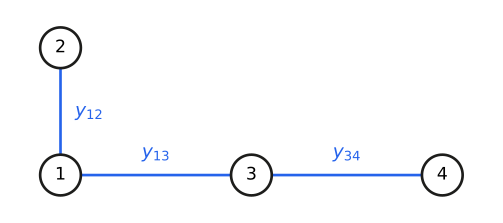

Python code for this plot:
"""Draw the 4-bus example network for the Ybus section.

Used in notes/power_flow_equations.md section 9.
Run: uv run python notes/diagrams/ybus_example.py
"""

from pathlib import Path

import matplotlib.pyplot as plt
from matplotlib.patches import Circle

out = Path(__file__).with_suffix(".svg")

BUS, BRANCH = "#1d1d1b", "#2563eb"

pos = {1: (0, 0), 2: (0, 2), 3: (3, 0), 4: (6, 0)}
branches = [(1, 2), (1, 3), (3, 4)]

fig, ax = plt.subplots(figsize=(6.5, 2.8))

for i, k in branches:
    (x0, y0), (x1, y1) = pos[i], pos[k]
    ax.plot([x0, x1], [y0, y1], color=BRANCH, lw=2, zorder=1)
    mx, my = (x0 + x1) / 2, (y0 + y1) / 2
    dx, dy = (0.45, 0) if x0 == x1 else (0, 0.35)
    ax.text(mx + dx, my + dy, f"$y_{{{i}{k}}}$", color=BRANCH, ha="center", va="center", fontsize=14)

for b, (x, y) in pos.items():
    ax.add_patch(Circle((x, y), 0.32, facecolor="white", edgecolor=BUS, lw=2, zorder=2))
    ax.text(x, y, str(b), ha="center", va="center", fontsize=13, zorder=3)

ax.set_xlim(-0.8, 6.8)
ax.set_ylim(-0.6, 2.6)
ax.set_aspect("equal")
ax.axis("off")
fig.savefig(out, facecolor="white", bbox_inches="tight")
